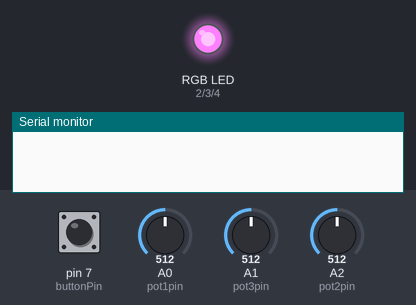
A sketch run on a simulated Arduino Uno, built with avr-gcc and run on an emulated ATmega328P. Shown: an RGB LED mixed from three pins (HIGH = lit), the last lines printed to the serial monitor. Inputs (shaded band) come from the test bench; at power-on: pin 7 (buttonPin) HIGH, A2 (pot2pin) = 512, A0 (pot1pin) = 512, A1 (pot3pin) = 512.

Above: at 1.2 s.
1.3 s: pin 7 (buttonPin) pulled LOW for 0.15 s
4.3 s: A2 (pot2pin) set to 716
7.3 s: A2 (pot2pin) set to 900
At 10.0 s:
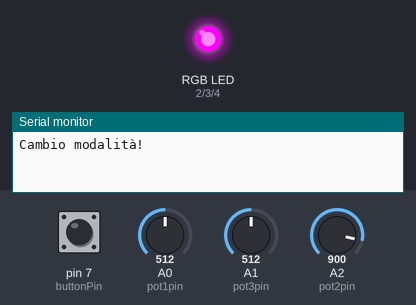
10.3 s: pin 7 (buttonPin) pulled LOW for 1 s
At 10.6 s:
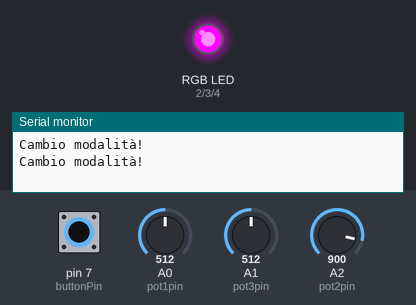
12.8 s: pin 7 (buttonPin) pulsed LOW 5 times (0.12 s each, 0.3 s apart)
At 17.1 s:
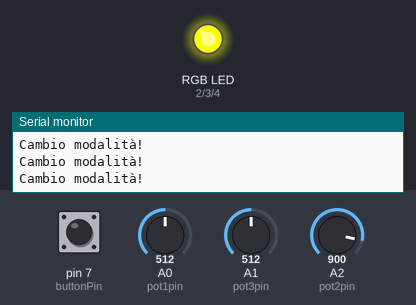
17.3 s: pin 7 (buttonPin) pulled LOW for 3.2 s
At 19.9 s:
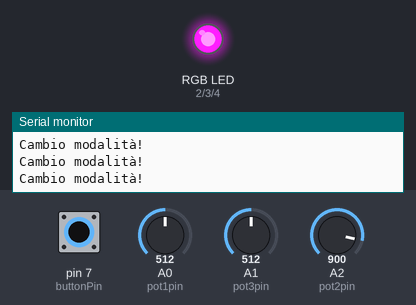
Timing chart, 0 to 21.9 s (numbered marks = the images above; inputs shaded):
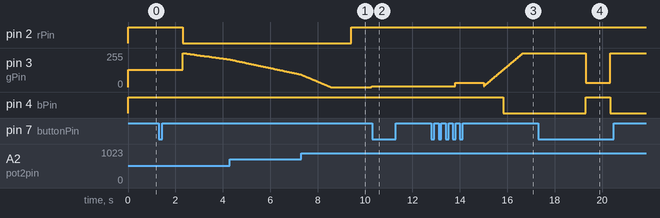

Measured:
- after the input at 1.3 s, pin 2 (rPin): HIGH → LOW after 1.0 s
- after the input at 7.3 s, pin 2 (rPin): LOW → HIGH after 2.1 s
- after the input at 10.3 s, pin 3 (gPin): stays 5/255 (without the input it goes to 7/255 after 0.00 s); pin 4 (bPin): stays HIGH (without the input it goes to LOW after 0.82 s)
- after the input at 12.8 s, pin 4 (bPin): HIGH → LOW after 3.0 s
- after the input at 17.3 s, pin 2 (rPin): stays HIGH (without the input it goes to LOW after 1.1 s); pin 4 (bPin): LOW → HIGH after 2.0 s instead of 3.6 s

The sketch:

rgb_controller.ino
```cpp
int const buttonPin = 7;
int const pot1pin = A0;
int const pot2pin = A2;
int const pot3pin = A1;

int pot1val = 0;
int pot2val = 0;
int pot3val = 0;

int currentMode = 0;

int const rPin = 2;
int const gPin = 3;
int const bPin = 4;

int const micPin = A5; //MAX4466

void setup() {
  // put your setup code here, to run once:
  pinMode(buttonPin, INPUT);

  pinMode(rPin, OUTPUT);
  pinMode(gPin, OUTPUT);
  pinMode(bPin, OUTPUT);

  Serial.begin(9600);
}

void customColor(int r, int g, int b){
  //Serial.println(r);
  //Serial.println(g);
  //Serial.println(b);
  analogWrite(rPin, (255-r));
  analogWrite(gPin, (255-g));
  analogWrite(bPin, (255-b));
  delay(50);
}

void fading(){
  const static byte colors[][3] = {
    {255, 0, 0},     // Rosso
    {255, 128, 0},   // Arancione
    {255, 255, 0},   // Giallo
    {0, 255, 0},     // Verde
    {0, 0, 255},     // Blu
    {128, 0, 255},   // Viola
    {255, 0, 255}    // Magenta
  };
  const static int NUM_COLORS = sizeof(colors) / sizeof(colors[0]);

  // Variabili statiche per mantenere lo stato tra le chiamate
  static unsigned long lastUpdateTime = 0;
  static int step = 0;
  static byte startColor[3] = {colors[0][0], colors[0][1], colors[0][2]};
  static byte currentColor[3] = {colors[0][0], colors[0][1], colors[0][2]};
  static int currentTargetIndex = 0;
  static int nextTargetIndex = 1;

  // Lettura del potenziometro e mappatura della velocità (con limiti)
  int potValue = analogRead(pot2pin);
  int stepDelay = map(potValue, 0, 1023, 100, 5);  // Da lento (100ms) a veloce (5ms)
  stepDelay = constrain(stepDelay, 5, 100);         // Limiti di sicurezza

  // Controllo del tempo per l'aggiornamento
  unsigned long currentMillis = millis();
  if (currentMillis - lastUpdateTime >= stepDelay) {
    lastUpdateTime = currentMillis;
    // Reset del colore iniziale all'inizio di ogni transizione
     if (step == 0) {
         startColor[0] = currentColor[0];
         startColor[1] = currentColor[1];
         startColor[2] = currentColor[2];
     }
    step++;  // Passo successivo
    // Interpolazione lineare dei colori
    for (int i = 0; i < 3; i++) {
        int diff = (int)colors[nextTargetIndex][i] - startColor[i];
        currentColor[i] = startColor[i] + (diff * step) / 100;
    }
    // Scrittura del colore (common anode: valori invertiti)
    analogWrite(rPin, 255 - currentColor[0]);
    analogWrite(gPin, 255 - currentColor[1]);
    analogWrite(bPin, 255 - currentColor[2]);
    // Passaggio al colore successivo alla fine della transizione
    if (step >= 100) {
        step = 0;
        currentTargetIndex = nextTargetIndex;
        nextTargetIndex = (nextTargetIndex + 1) % NUM_COLORS;
    }
  }
}

void hsvToRgb(float h, float s, float v, int &r, int &g, int &b) {
  int i = int(h / 60.0) % 6;
  float f = (h / 60.0) - i;
  float p = v * (1 - s);
  float q = v * (1 - f * s);
  float t = v * (1 - (1 - f) * s);

  switch (i) {
    case 0: r = v; g = t; b = p; break;
    case 1: r = q; g = v; b = p; break;
    case 2: r = p; g = v; b = t; break;
    case 3: r = p; g = q; b = v; break;
    case 4: r = t; g = p; b = v; break;
    default: r = v; g = p; b = q; break; // case 5
  }
  r = constrain(r * 255, 0, 255);
  g = constrain(g * 255, 0, 255);
  b = constrain(b * 255, 0, 255);
}

/*void musicReactive(){
  static unsigned long lastSampleTime = 0;
  const unsigned long sampleInterval = 10; // 10ms

  static unsigned long lastColorUpdate = 0;
  static float hue = 0.0;

  static int runningAverage = 512;
  static int currentPeak = 0;
  static int beatCount = 0;
  static unsigned long lastBeatTime = 0;

  unsigned long currentMillis = millis();

  // Campionamento microfono
  if (currentMillis - lastSampleTime >= sampleInterval) {
    lastSampleTime = currentMillis;

    int sample = analogRead(micPin);
    runningAverage = (runningAverage * 7 + sample) / 8;  // Filtro passa-basso
    int amplitude = abs(sample - runningAverage);

    // Rilevamento beat
    if (amplitude > currentPeak) {
        currentPeak = amplitude;
    } else {
        currentPeak = (currentPeak * 97) / 100;  // Decadimento del 3%
    }

    // Soglia dinamica per il beat
    int threshold = runningAverage + (currentPeak * 2);
    if (amplitude > threshold && currentMillis - lastBeatTime > 100) {
        beatCount++;
        lastBeatTime = currentMillis;
    }

    // Lettura potenziometri
    int colorSpeed = map(analogRead(pot1pin), 0, 1023, 1, 20);
    int sensitivity = map(analogRead(pot2pin), 0, 1023, 5, 50);
    int saturation = map(analogRead(pot3pin), 0, 1023, 50, 100) / 100.0;

    // Calcolo luminosità in base al suono
    int brightness = map(min(currentPeak * sensitivity, 1023), 0, 1023, 0, 255);
    brightness = constrain(brightness, 0, 255);

    // Rotazione colore basata sul tempo e sui beat
    if (currentMillis - lastColorUpdate >= 20) {
        lastColorUpdate = currentMillis;

        // Due modalità di cambio colore:
        if (beatCount > 0) {
            // Cambio colore istantaneo al beat
            hue = int(hue + 30 + (beatCount * 60)) % 360;
            beatCount = 0;
        } else {
            // Rotazione graduale
            hue = fmod(hue + colorSpeed * 0.02, 360);
        }
    }

    // Conversione HSV to RGB
    int r, g, b;
    hsvToRgb(
        hue,                             // Hue (0-360)
        saturation,                       // Saturazione (0.0-1.0)
        brightness / 255.0,               // Luminosità (0.0-1.0)
        r, g, b
    );

    // Applica ai LED (common anode)
    analogWrite(rPin, 255 - r);
    analogWrite(gPin, 255 - g);
    analogWrite(bPin, 255 - b);
  }
}*/

void loop() {
  // put your main code here, to run repeatedly:
  if (digitalRead(buttonPin) == LOW){
    Serial.println("Cambio modalità!");
    delay(1000);
    currentMode++;
  }
  if (currentMode > 2){
    currentMode = 0;
  }

  if (currentMode == 0){
    pot1val = analogRead(pot1pin);
    pot2val = analogRead(pot2pin);
    pot3val = analogRead(pot3pin);
    int r = map(pot1val, 0, 1023, 0, 255);
    int g = map(pot2val, 0, 1023, 0, 255);
    int b = map(pot3val, 0, 1023, 0, 255);
    customColor(r, g, b);
  }
  else if (currentMode == 1){
    fading();
  }
  //else if (currentMode == 2){
  //  musicReactive();
  //}
}
```
